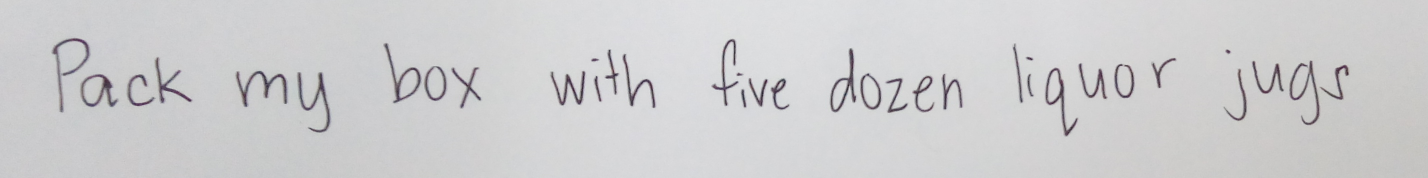
#> input picture pic1.jpg, 2856 x 356 px (shown at 1/2 size); its folder holds only this picture in this run
$ python -i single_line.py   (imports and definitions only)   (older library calls are emulated)
#> lines starting #> are read from the running program, lines starting #| are printed output that depends on the picture; after the words box and inside, x2 and y2 are one past the last pixel; in counts of white or black regions, pixels touching at a corner belong together
#> further down, picture is the input picture: shape (356, 2856, 3); mean B, G, R 206.6, 205.4, 205.7
from sklearn import model_selection
from sklearn.externals import joblib
from random import shuffle
import numpy as np
import math
import sys
import cv2
from utils import remove_coinsides,remove_coinsides_letter,remove_noise,sort_LR,get_max_area_contour,resizeTo20,resizeTo28,transform20x20, get_ave_area
import re

import glob
from spellchecker import correction
import string
import heapq
import itertools as it
from ete3 import Tree, TreeStyle, TextFace, add_face_to_node
import pickle


# Use for getting the name of the file
# Name of the file will be used as a true label
class ImageName:
    def __init__(self, img_name):
        self.img = cv2.imread(img_name)
        self.__name = img_name

    def __str__(self):
        return self.__name

# [35 lines left out: functions closer_to_prev, closer_to_next, not called in this run]

# Preprocessing technique using OTSU
def otsu_preprocess(image):
	gray = cv2.cvtColor(image, cv2.COLOR_BGR2GRAY)
	prepimage = cv2.threshold(gray, 0, 255,
	cv2.THRESH_BINARY_INV | cv2.THRESH_OTSU)[1]
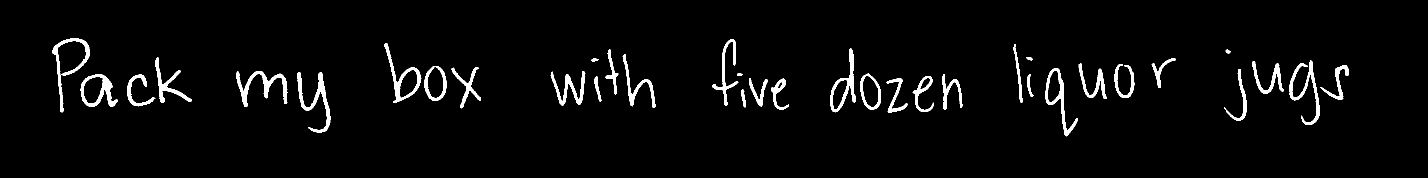
#> prepimage: shape (356, 2856) (shown at 1/2 size); 3.3% white; 36 white regions
	_, contours, hierarchy = cv2.findContours(prepimage, cv2.RETR_LIST, cv2.CHAIN_APPROX_SIMPLE)
#> contours = 45 contours, 1 with area under 20; largest, box (x1, y1, x2, y2) and area: (161, 148, 235, 214) 3016, (768, 87, 843, 206) 2738, (2091, 136, 2155, 273) 2520, (1661, 96, 1712, 225) 2418, (849, 133, 893, 202) 2333
	return prepimage,contours

# [12 lines left out: function get_ave_area_indie, not called in this run]

def get_parent(node):
    parent = node.up
    return parent

# [6 lines left out: function backtrack, not called in this run]

def load_obj(name ):
    with open(name + '.pkl', 'rb') as f:
        return pickle.load(f)

# [1 line not run here, left out]
# [1 line that did not run here, left out]
# tree = Tree("dictree.nw",format=8)
# [2 lines not run here, left out]

# [298 lines left out: functions explore_tree, filter_contours, show_contours, feat_extract, create_potential_tree, check and 7 more, not called in this run]
def use_dt():
	loaded_model = joblib.load("dt_big_print.pkl")
	return loaded_model


# [170 lines left out: function word_recognition, not called in this run]
	# exit(0)
# [10 lines not run here, left out]

>>> import cv2
>>> picture = cv2.imread('pic1.jpg')
>>> result = otsu_preprocess(picture)

$ run again, on pic10.jpg
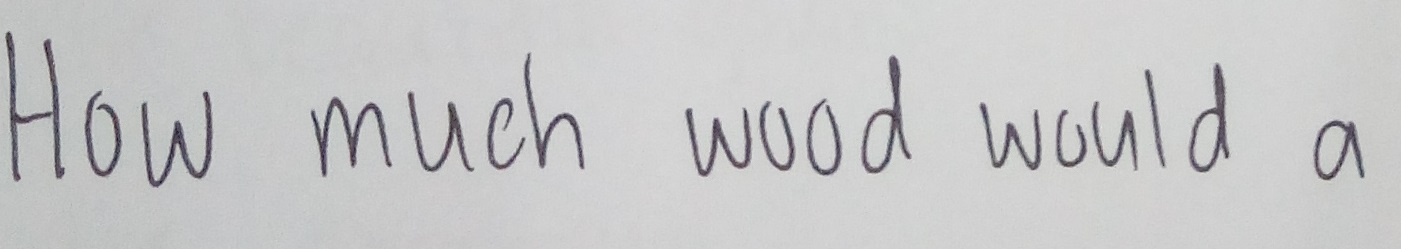
#> input picture pic10.jpg, 1401 x 249 px
#> picture is the input picture: shape (249, 1401, 3); mean B, G, R 199.9, 199.4, 199.3
#> in otsu_preprocess, `prepimage = cv2.threshold(gray, 0, 255, cv2.THRESH_BINARY_INV | cv2.TH..`:
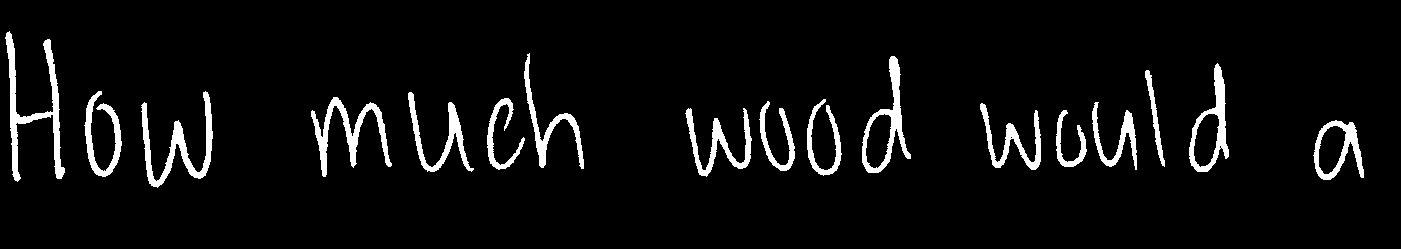
#> prepimage: shape (249, 1401); 5.5% white; 17 white regions
#> contours = 22 contours, 2 with area under 20; largest, box (x1, y1, x2, y2) and area: (862, 56, 911, 173) 2246, (1189, 63, 1229, 172) 2125, (1313, 120, 1364, 180) 1852, (5, 31, 65, 182) 1774, (141, 91, 213, 188) 1489
